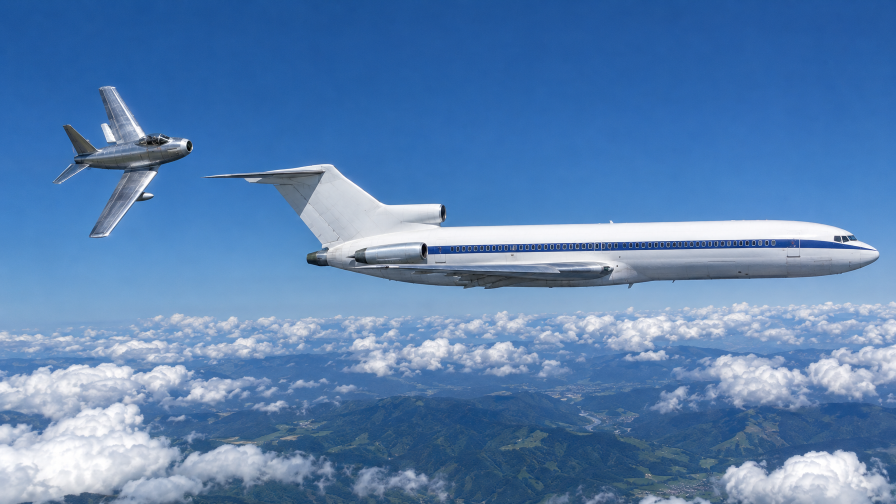
#> input picture ref/ep31/ai/ep31_szk_a_orig.png, 1792 x 1008 px (shown at 1/2 size)
$ python ep31_thumb_bw.py ../ref/ep31/ai/ep31_szk_c_orig.png
#> lines starting #> are read from the running program, lines starting #| are printed output that depends on the picture
#> in main, src is the input picture: PIL image 1792x1008 RGB; mean R, G, B 89.6, 129.2, 177.4
# -*- coding: utf-8 -*-
"""31本目 ⑥ サムネ：生成の地 A（szk_a）を「1971年の白黒の写真」の質感に加工する（費用 0・生成し直す前の段）。
11-09 カズヤくん「サムネの写真変更」「当時の写真の質感を再現するように、白黒で作成」「色だけでなく質感も」。
地の切り出しは決めの「① 1.15倍」（`ep31_thumb_hx.py zooms` の z115）と同じ式を、生成の原寸（1792×1008）から先に当てて 1280×720 にし、
その大きさで質感を足す（粒の大きさを出来上がりの画素で決める＝あとで拡大して粒がぼけない）。

質感の部品（色を抜くだけでは当時の写真にならない）
  ① 白黒フィルムの感じ方＝赤 0.24・緑 0.58・青 0.18（目の明るさより青をやや明るく＝パンクロのフィルムの寄り）
  ② レンズの甘さ（ぼかし）と、明るい所のにじみ（ハレーション＝明るい所をぼかして重ねる）
  ③ 焼き付けの階調＝コントラストを上げ、黒は浮かせ・白は沈める（紙の写真の黒と白）
  ④ 周辺の暗さ（レンズの周辺光量の落ち）
  ⑤ フィルムの粒＝中間の明るさで強い（粒の径は一覧の 640px で潰れない大きさ）／強めの段は、ほこりの点と細い傷
    python -P qa_out/ep31_thumb_bw.py   → ref/ep31/ai/ep31_szk_a_bw1.jpg（控えめ）・ep31_szk_a_bw2.jpg（強め）
"""
import sys
from pathlib import Path

import numpy as np
from PIL import Image, ImageFilter
from scipy import ndimage

sys.stdout.reconfigure(encoding="utf-8")
HERE = Path(__file__).resolve().parent.parent
AI = HERE / "ref" / "ep31" / "ai"
W, H = 1280, 720
Z115 = dict(zoom=1.15, cx=round(152 / (W - W / 1.15), 3), cy=0.0)     # 決めの寄せ（ep31_thumb_hx.py の final と同じ値）

STEPS = {
    "bw1": dict(grain=9.0, gsig=1.3, contrast=1.20, black=22, white=232, soft=0.9, halo=0.15, vig=0.15, dust=0, scratch=0),
    "bw2": dict(grain=14.0, gsig=1.7, contrast=1.35, black=30, white=226, soft=1.2, halo=0.25, vig=0.25, dust=30, scratch=2),
}
# 🔧 1回目（bw1・bw2）は粒が強すぎた＝空が砂嵐のような雑音（式の ×2 が効きすぎ）→ 粒を半分以下・塊をやや大きく・
#    空を明るく（青の重み）・紙の写真の S 字の階調・白い機体のにじみ。2段＝自然な写真／当時の新聞の写真寄り（コントラスト強め）
STEPS2 = {
    "bw3": dict(grain=4.0, gsig=1.5, contrast=1.30, black=16, white=238, soft=1.1, halo=0.22, vig=0.20, dust=0, scratch=0,
                mix=(0.20, 0.50, 0.30), scurve=0.35),
    "bw4": dict(grain=5.5, gsig=1.8, contrast=1.45, black=12, white=232, soft=1.3, halo=0.28, vig=0.26, dust=12, scratch=1,
                mix=(0.20, 0.50, 0.30), scurve=0.55),
}


def crop_like_photo(im, zoom, cx, cy):
    """thumb_jiko.photo と同じ式（箱いっぱい・寄せ・横と縦の寄せ）"""
#> called with zoom = 1.15, cx = 0.91, cy = 0
    z = max(W / im.width, H / im.height) * zoom
#> z = 0.821
    cw, ch = min(im.width, W / z), min(im.height, H / z)
#> cw = 1558.3; ch = 876.5
    l, t = (im.width - cw) * cx, (im.height - ch) * cy
#> l = 212.7; t = 0
    return im.crop((round(l), round(t), round(l + cw), round(t + ch))).resize((W, H), Image.LANCZOS)
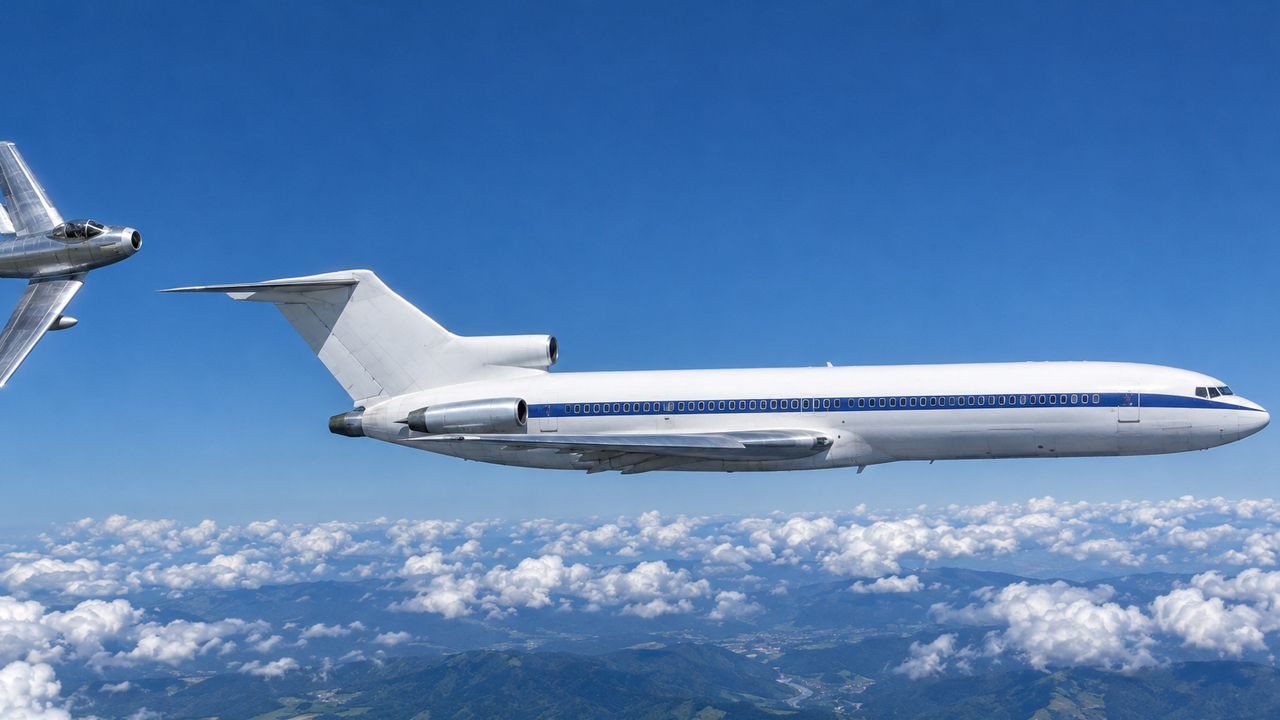
#> returned value: PIL image 1280x720 RGB; mean R, G, B 86.6, 128.3, 179.5


def film(im, grain, gsig, contrast, black, white, soft, halo, vig, dust, scratch, seed=31,
         mix=(0.24, 0.58, 0.18), scurve=0.0, gmul=2.0):
    a = np.asarray(im.convert("RGB")).astype(float) / 255
    g = a[..., 0] * mix[0] + a[..., 1] * mix[1] + a[..., 2] * mix[2]               # ①
    g = ndimage.gaussian_filter(g, soft)                                              # ② 甘さ
    hl = np.clip((g - 0.70) / 0.30, 0, 1)
    g = 1 - (1 - g) * (1 - halo * ndimage.gaussian_filter(hl, 6 if not scurve else 8))   # ② にじみ
    g = np.clip(0.5 + (g - 0.5) * contrast, 0, 1)                                     # ③ コントラスト
    if scurve:
        g = g + scurve * (g * g * (3 - 2 * g) - g)                                    # ③ 紙の写真の S 字（肩と足）
    yy, xx = np.mgrid[0:H, 0:W]
    r = np.sqrt(((xx - W / 2) / (W / 2)) ** 2 + ((yy - H / 2) / (H / 2)) ** 2) / np.sqrt(2)
    g = g * (1 - vig * r ** 2)                                                        # ④
    rng = np.random.default_rng(seed)
    n = ndimage.gaussian_filter(rng.normal(0, 1, (H, W)), gsig)
    n /= n.std()
    g = g + n * (grain / 255) * (0.6 + 1.6 * g * (1 - g)) * gmul                      # ⑤ 粒（中間で強い）
    if dust:
        for _ in range(dust):
            y, x = rng.integers(0, H), rng.integers(0, W)
            rr = rng.uniform(0.8, 2.2)
            m = (yy - y) ** 2 + (xx - x) ** 2 <= rr * rr
            g[m] = g[m] * 0.3 + (0.95 if rng.random() < 0.6 else 0.05) * 0.7       # 白い点（焼き付けのほこり）と黒い点
    for _ in range(scratch):
        x0 = int(rng.integers(80, W - 80))
        xs = (x0 + np.cumsum(rng.normal(0, 0.15, H))).astype(int).clip(0, W - 1)
        g[np.arange(H), xs] = np.clip(g[np.arange(H), xs] + 0.18, 0, 1)             # 縦の細い傷（薄く）
    g = black / 255 + np.clip(g, 0, 1) * (white - black) / 255                         # ③ 焼き付けの黒と白
    out = (np.clip(g, 0, 1) * 255).round().astype(np.uint8)
    return Image.fromarray(out, "L").convert("RGB")


# 🆕 11-09 カズヤくん（白黒で生成し直した2案を見て）「案①をもっと荒い質感に編集」＝生成 案①（szk_c・もう白黒）に粒・ほこり・傷・階調を足す3段。
#    粒は「塊」で（gsig を大きく）＝1回目の bw1・bw2 の失敗（細かい雑音を強くしただけ＝砂嵐）を繰り返さない。切り出しは案①のまま（zoom 1.0）
STEPS_C = {
    "r1": dict(grain=6.0, gsig=1.6, contrast=1.10, black=14, white=240, soft=0.4, halo=0.10, vig=0.10, dust=15, scratch=1, scurve=0.25),
    "r2": dict(grain=9.0, gsig=1.9, contrast=1.18, black=18, white=236, soft=0.6, halo=0.14, vig=0.16, dust=30, scratch=2, scurve=0.35),
    "r3": dict(grain=13.0, gsig=2.3, contrast=1.28, black=24, white=230, soft=0.8, halo=0.18, vig=0.22, dust=50, scratch=3, scurve=0.45),
}


def main_c():
    src = Image.open(AI / "ep31_szk_c_orig.png").convert("RGB")
    base = crop_like_photo(src, zoom=1.0, cx=0.5, cy=0.5)
    for k, kw in STEPS_C.items():
        dst = AI / f"ep31_szk_c_{k}.jpg"
        film(base, gmul=1.0, **kw).save(dst, "JPEG", quality=95)
        print(f"  {dst.name}: {kw}")


def main():
    if "c" in sys.argv[1:]:
        return main_c()
    src = Image.open(AI / "ep31_szk_a_orig.png").convert("RGB")
    base = crop_like_photo(src, **Z115)
    for k, kw in list(STEPS.items()) + [(k, dict(v, gmul=1.0)) for k, v in STEPS2.items()]:
        dst = AI / f"ep31_szk_a_{k}.jpg"
        film(base, **kw).save(dst, "JPEG", quality=95)
        print(f"  {dst.name}: {kw}")
#> this loop made 4 passes
#> pass 1, in film, `g = a[..., 0] * mix[0] + a[..., 1] * mix[1] + a[..., 2] * mix[2]`:
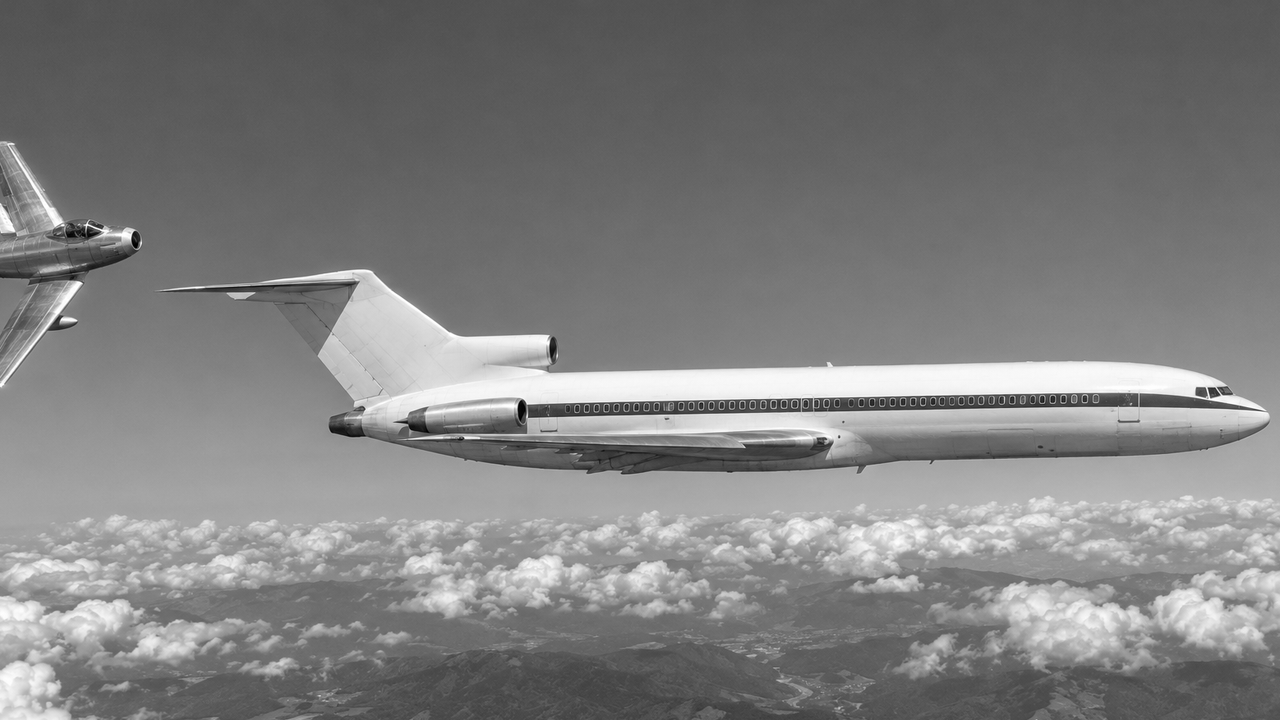
#> g: shape (720, 1280) float64; min 0, max 1, mean 0.5
#> pass 1, in film, `hl = np.clip((g - 0.70) / 0.30, 0, 1)`:
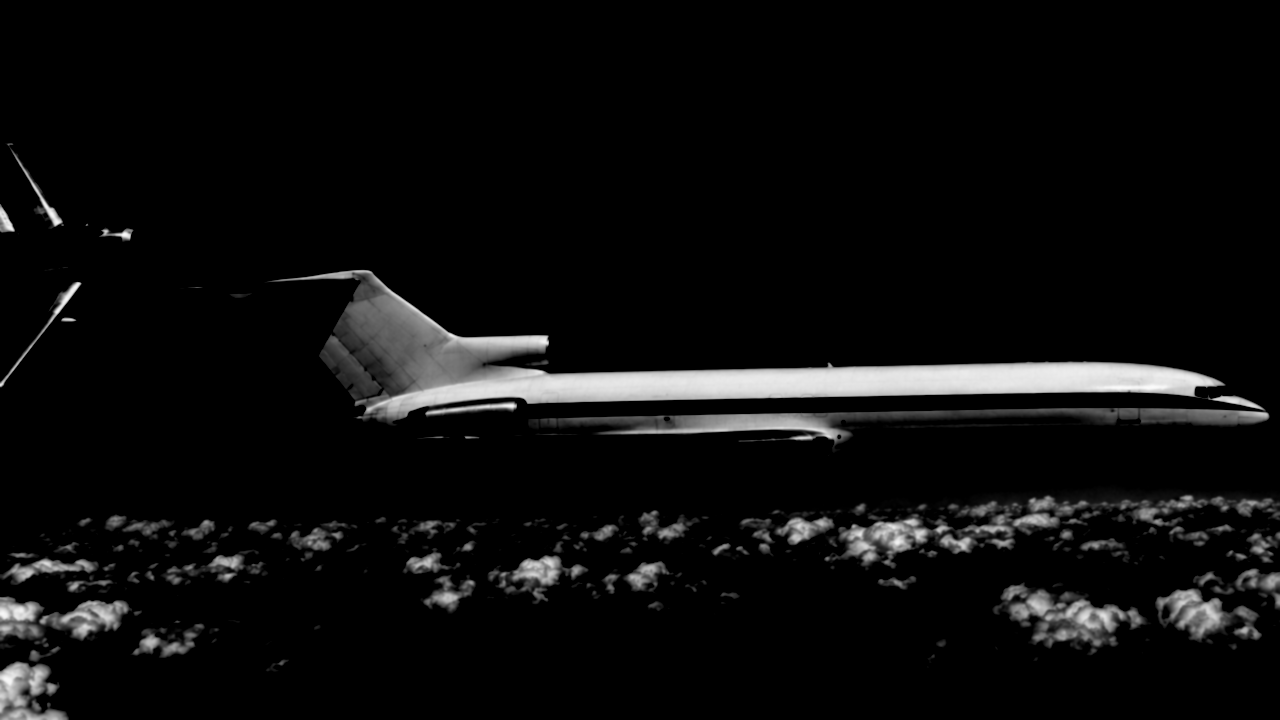
#> hl: shape (720, 1280) float64; min 0, max 0.985, mean 0.0517


if __name__ == "__main__":
    main()

$ run again, with ref/ep31/ai/ep31_szk_b_orig.png copied over ref/ep31/ai/ep31_szk_a_orig.png
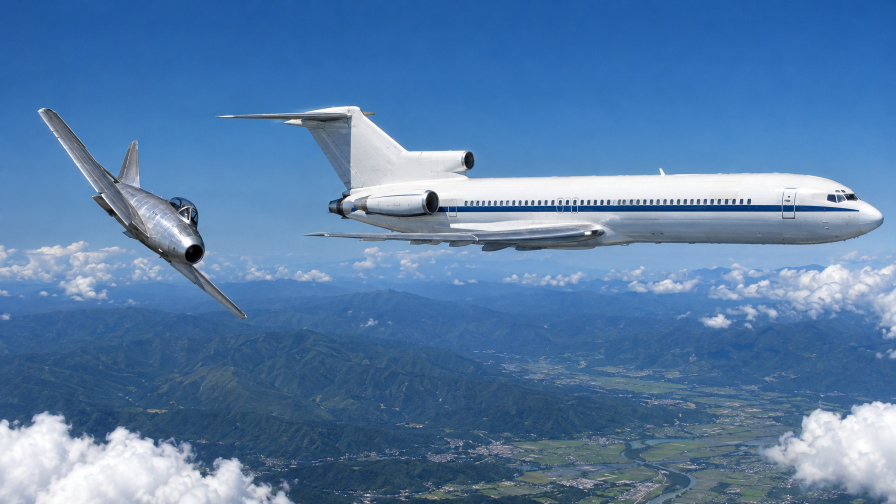
#> input picture ref/ep31/ai/ep31_szk_b_orig.png, 1792 x 1008 px (shown at 1/2 size)
#> in main, src is the input picture: PIL image 1792x1008 RGB; mean R, G, B 86.3, 125.2, 168.6
#> the loop in main, `for k, kw in list(STEPS.items()) + [(k, dict(v, gmul=1.0)) for k, v in..` made 4 passes
#> pass 1, in film, `g = a[..., 0] * mix[0] + a[..., 1] * mix[1] + a[..., 2] * mix[2]`:
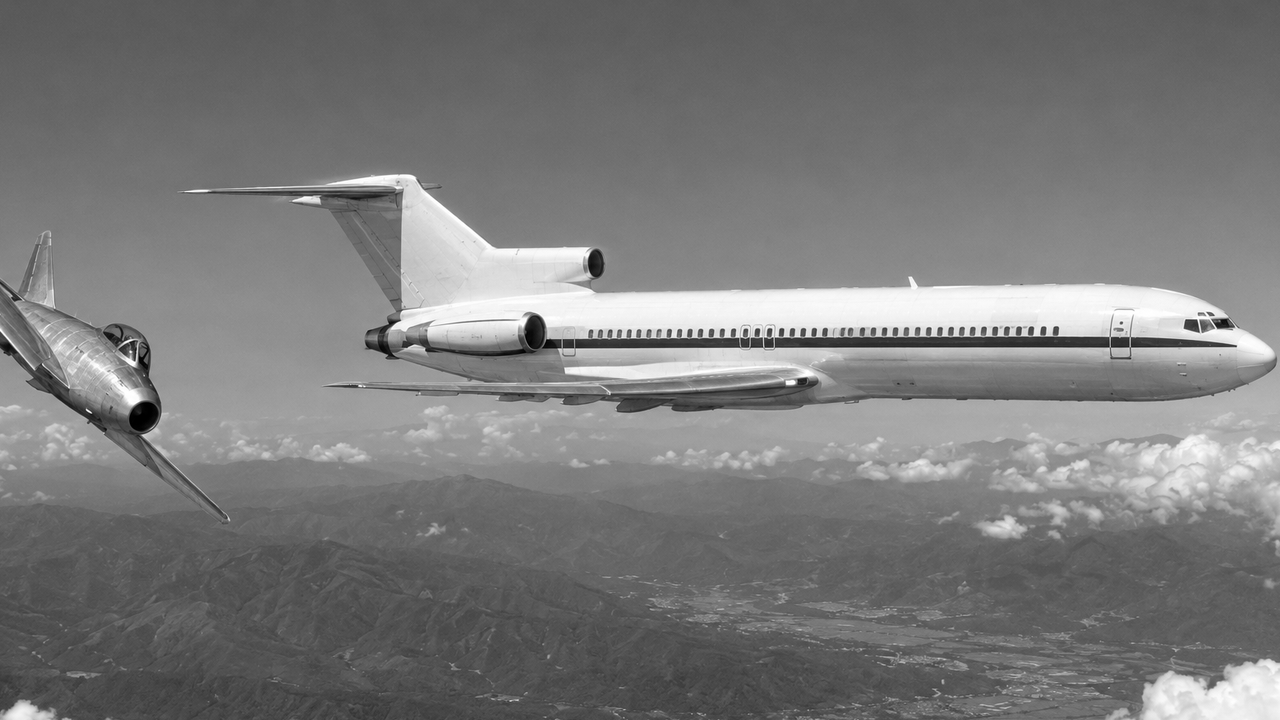
#> g: shape (720, 1280) float64; min 0, max 1, mean 0.481
#> pass 1, in film, `hl = np.clip((g - 0.70) / 0.30, 0, 1)`:
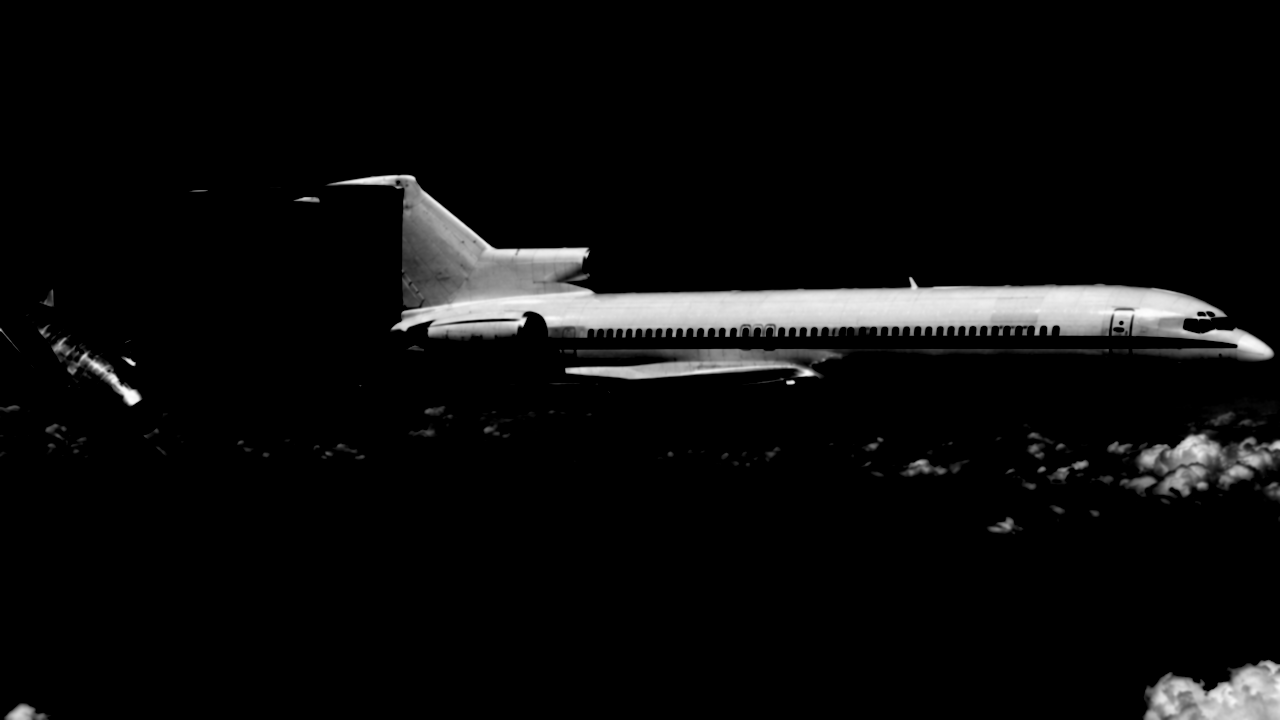
#> hl: shape (720, 1280) float64; min 0, max 0.994, mean 0.0483

$ run again, with ref/ep31/ai/ep31_szk_d_orig.png copied over ref/ep31/ai/ep31_szk_a_orig.png
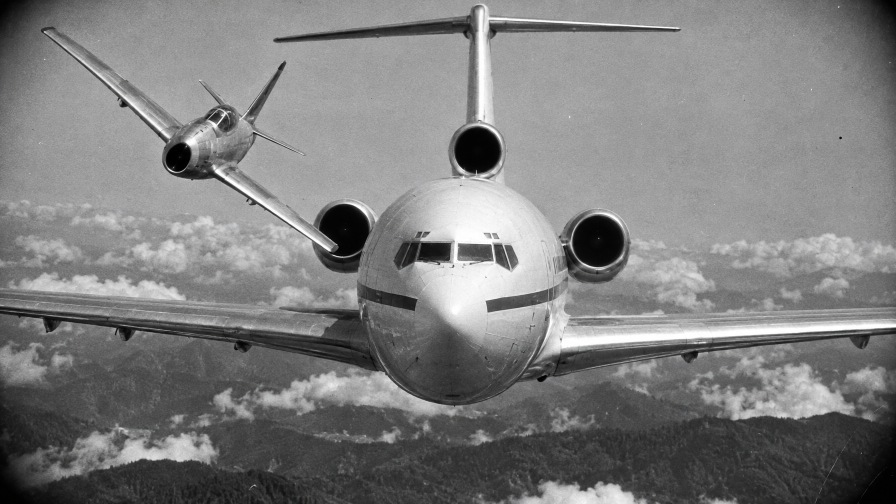
#> input picture ref/ep31/ai/ep31_szk_d_orig.png, 1792 x 1008 px (shown at 1/2 size)
#> in main, src is the input picture: PIL image 1792x1008 RGB; mean R, G, B 125.7, 125.7, 125.9
#> in crop_like_photo, `return im.crop((round(l), round(t), round(l + cw), round(t + ch))).res..`:
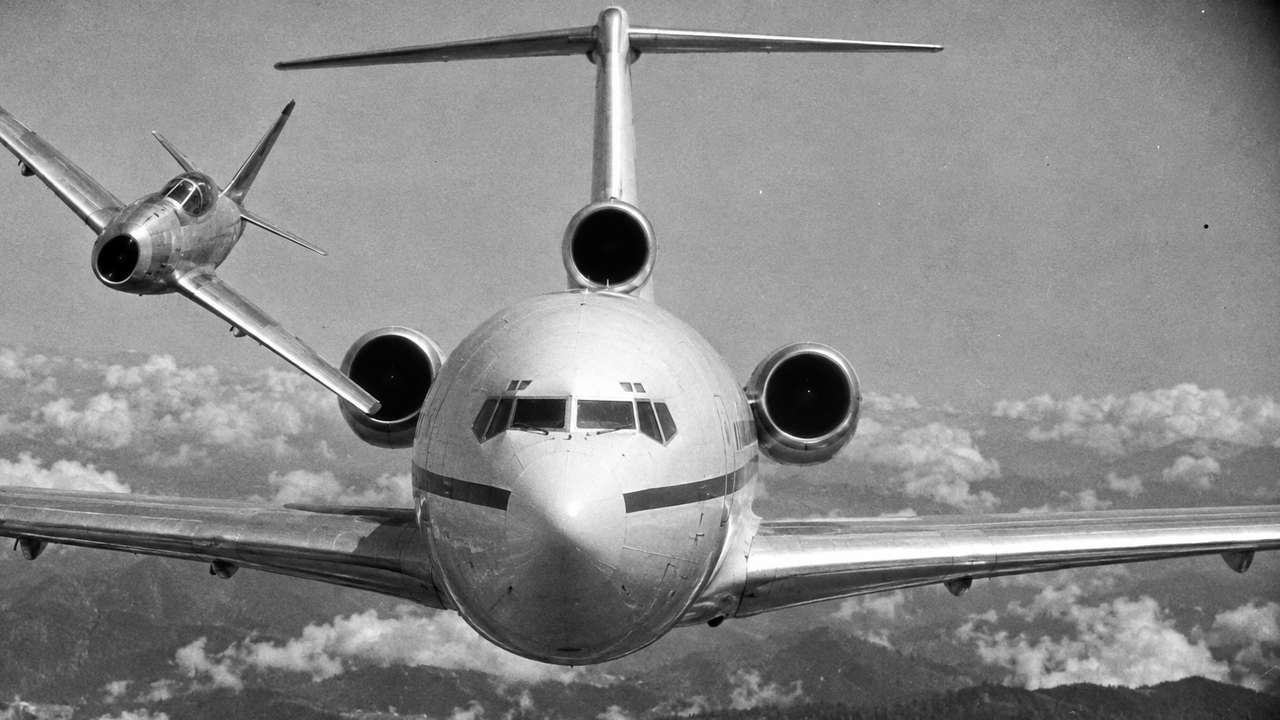
#> returned value: PIL image 1280x720 RGB; mean R, G, B 137.5, 137.4, 137.7
#> the loop in main, `for k, kw in list(STEPS.items()) + [(k, dict(v, gmul=1.0)) for k, v in..` made 4 passes
#> pass 1, in film, `hl = np.clip((g - 0.70) / 0.30, 0, 1)`:
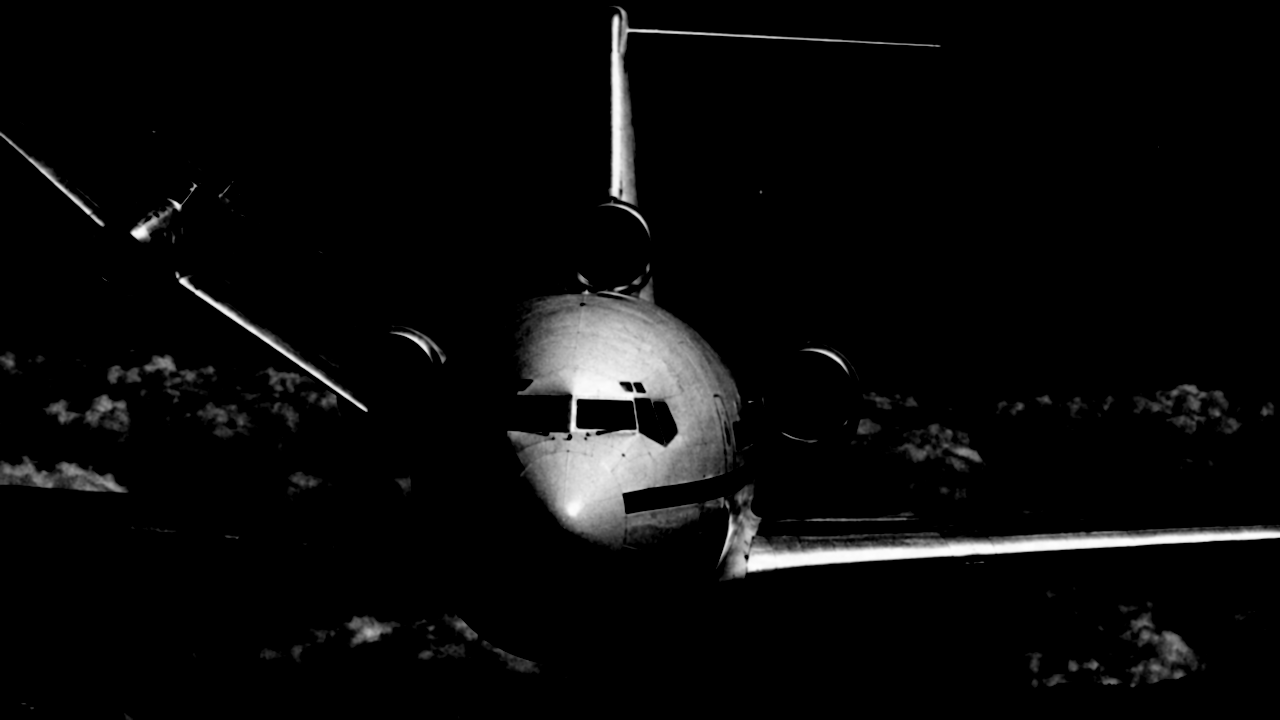
#> hl: shape (720, 1280) float64; min 0, max 0.997, mean 0.0426
